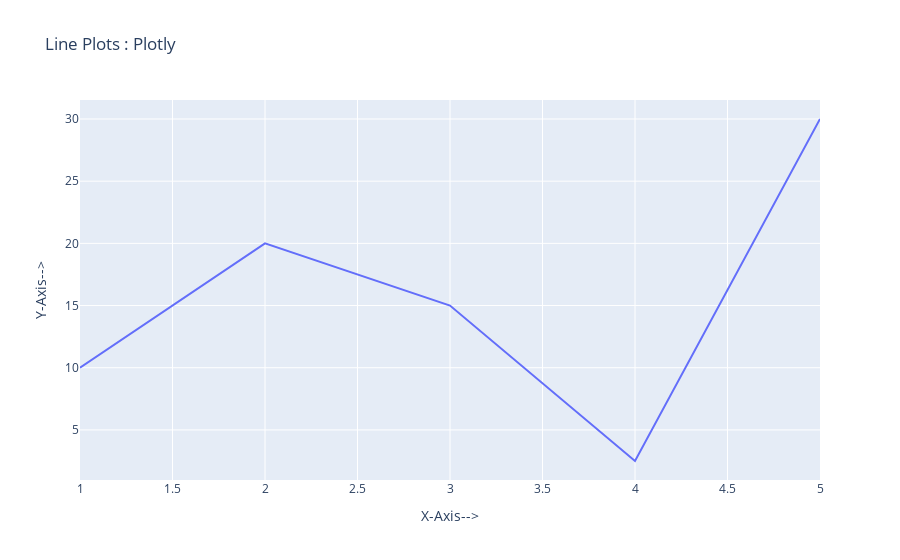

Write notebook code for a chart like this one.
### Code cell
# Creating Line Plot in Plotly, Seaborn & Matplotlib to differentiate which is better

# Sample Data
x = [1, 2, 3, 4, 5]
y = [10, 20, 15, 2.5, 30]

# Create Line Plot
fig = px.line(x = x, y = y, title= "Line Plots : Plotly", labels={"x": "X-Axis-->", "y": "Y-Axis-->"})
fig.show()

### Figure 1 — Plotly figure (JSON) as saved in the notebook; plotly's stock layout.template omitted (floating-point values rounded to 4 significant figures)
{"data": [{"hovertemplate": "X-Axis-->=%{x}<br>Y-Axis-->=%{y}<extra></extra>", "legendgroup": "", "line": {"color": "#636efa", "dash": "solid"}, "marker": {"symbol": "circle"}, "mode": "lines", "name": "", "orientation": "v", "showlegend": false, "type": "scatter", "x": [1, 2, 3, 4, 5], "xaxis": "x", "y": [10, 20, 15, 2.5, 30], "yaxis": "y"}], "layout": {"legend": {"tracegroupgap": 0}, "title": {"text": "Line Plots : Plotly"}, "xaxis": {"anchor": "y", "domain": [0, 1], "title": {"text": "X-Axis-->"}}, "yaxis": {"anchor": "x", "domain": [0, 1], "title": {"text": "Y-Axis-->"}}}}
